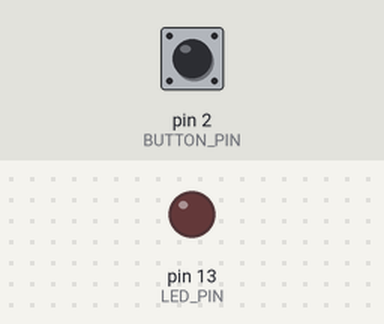
Simulated run of this program. Board: Arduino Mega 2560, built with avr-gcc and run on an emulated ATmega2560. Parts: output pins drawn as LEDs (lit = HIGH). The inputs (shaded band) are chosen by the test bench; at power-on: pin 2 (BUTTON_PIN) HIGH.

Above: at 1.2 s.
1.3 s: pin 2 (BUTTON_PIN) pulled LOW for 0.15 s
At 2.4 s:
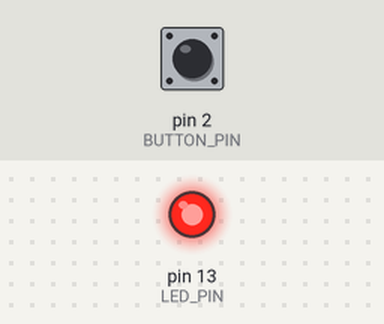
3.1 s: pin 2 (BUTTON_PIN) pulled LOW for 1 s
At 5.3 s:
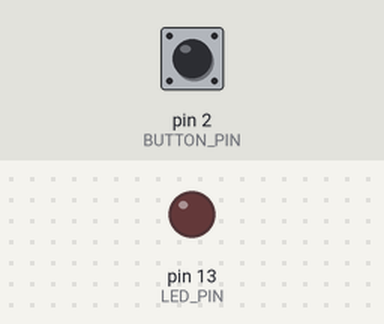
5.6 s: pin 2 (BUTTON_PIN) pulled LOW for 3.2 s
At 10.2 s:
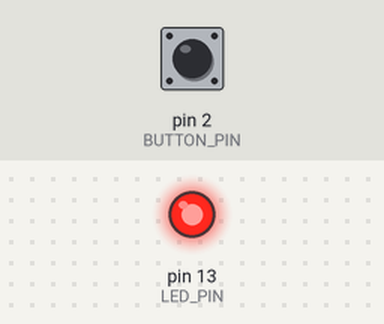
Timing chart, 0 to 11.7 s (numbered marks = the images above; inputs shaded):
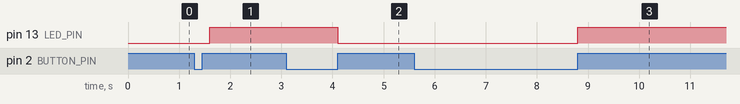

The program:

main.cpp
```cpp
#include <Arduino.h>
#include <stdio.h>
#include <string.h>

#define LED_PIN 13
#define BUTTON_PIN 2
#define DEBOUNDE_DELAY 150
#define BAUD_RATE 9600
#define IMPUT_SIZE 10

void buttonPrecess(void);


void setup(void)
{
  Serial.begin(BAUD_RATE);

  pinMode(LED_PIN, OUTPUT);
  pinMode(BUTTON_PIN, INPUT_PULLUP);
}

void loop(void)
{
  //Button press
  buttonPrecess();

}

void buttonPrecess(void)
{
  static uint32_t nextTime = 0;
  static bool lastState = false;

  if(millis() >= nextTime)
  {
    if (!digitalRead(BUTTON_PIN) & !lastState & ((millis() - nextTime) > DEBOUNDE_DELAY))
    {
      lastState = true;
      nextTime = millis() + DEBOUNDE_DELAY;
    }
    if (digitalRead(BUTTON_PIN) & lastState & ((millis() - nextTime) > DEBOUNDE_DELAY))
    {
      lastState = false;
      digitalWrite(LED_PIN, !digitalRead(LED_PIN));
      nextTime = millis() + DEBOUNDE_DELAY;
    }
  }
}
```

Measured:
- after the input at 1.3 s, pin 13 (LED_PIN): LOW → HIGH after 0.30 s
- after the input at 3.1 s, pin 13 (LED_PIN): HIGH → LOW after 1.0 s
- after the input at 5.6 s, pin 13 (LED_PIN): LOW → HIGH after 3.2 s
